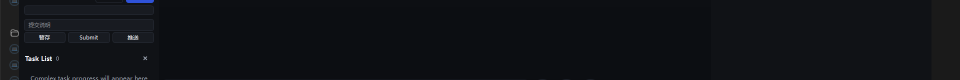
#> input picture tmp_uiux/band640.png, 1920 x 160 px, given in place of glow_test_real.png, which was not available (shown at 1/2 size)
$ python crop_my2.py
#> lines starting #> are read from the running program, lines starting #| are printed output that depends on the picture; pictures that were not available may be replaced by others from this repository, and a replacement may not be noted
# -*- coding: utf-8 -*-
from PIL import Image
p = r"C:\Users\zhuzhu\Desktop\zhuzhu Copilot\tmp_uiux\glow_test_real.png"
im = Image.open(p).convert("RGBA")
#> im is the input picture: PIL image 1920x160 RGBA; mean R, G, B, A 15.7, 17.7, 21.8, 255
# 输入框在 y=60-104, x=60-1140。裁内部左上角
cp = im.crop((58, 58, 105, 100))
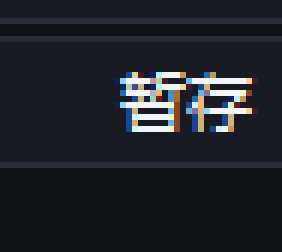
#> cp: PIL image 47x42 RGBA (shown 6 times larger); mean R, G, B, A 32.8, 35.6, 41, 255
w, h = cp.size
#> w = 47; h = 42
cp.resize((w * 6, h * 6), Image.NEAREST).save(
    r"C:\Users\zhuzhu\Desktop\zhuzhu Copilot\tmp_uiux\mywid_tl.png")
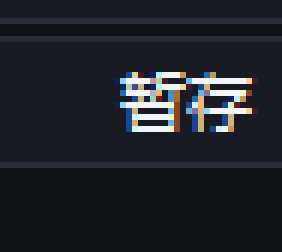
#> saved as mywid_tl.png: PIL image 282x252 RGBA; mean R, G, B, A 32.8, 35.6, 41, 255
print("done")
